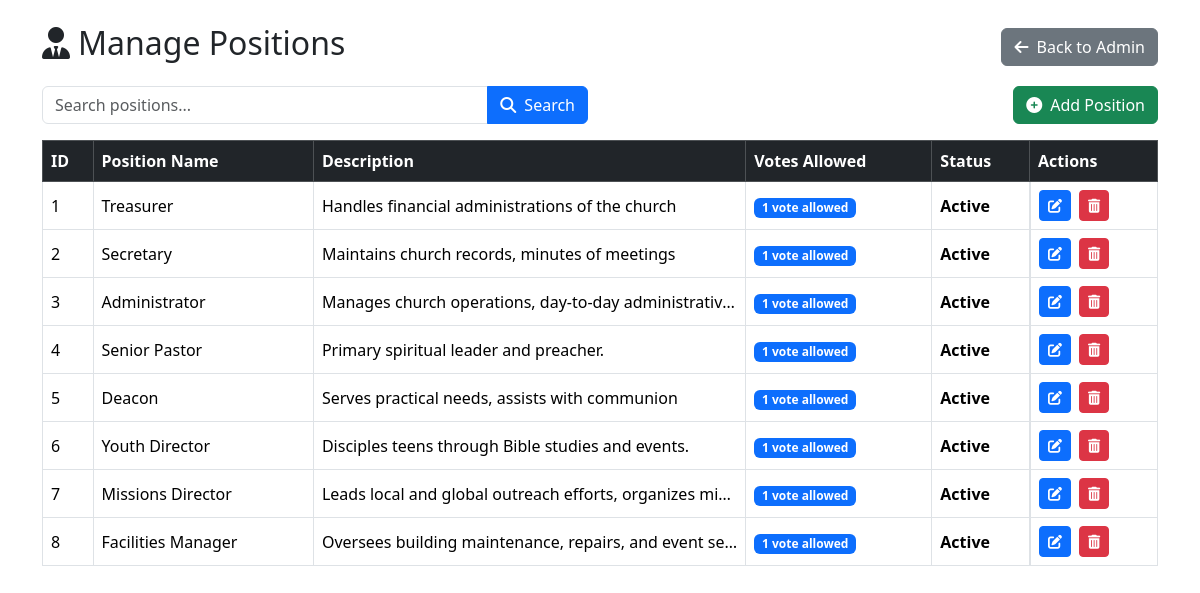
Page /admin/position.php on the committed database.
### tables this page shows
CREATE TABLE `positions` (
  `PositionID` int(11) NOT NULL,
  `PositionName` varchar(100) DEFAULT NULL,
  `Description` text NOT NULL,
  `Status` enum('active','inactive') DEFAULT 'active',
  `VotesAllowed` int(11) NOT NULL DEFAULT 1
);

### admin/position.php (the view, shortened to what this page needs)
<?php
require_once 'includes/config.php';
$search = isset($_GET['search']) ? $_GET['search'] : '';
$whereClause = '';
$query = "SELECT PositionID, PositionName, Description, VotesAllowed, Status FROM positions $whereClause ORDER BY PositionID";
$result = $conn->query($query);
?>
<!DOCTYPE html>
<html lang="en" data-bs-theme="light">
<head>
    <link href="https://cdn.jsdelivr.net/npm/bootstrap@5.3.2/dist/css/bootstrap.min.css" rel="stylesheet">
    <link href="https://cdn.jsdelivr.net/npm/bootstrap-icons@1.10.0/font/bootstrap-icons.css" rel="stylesheet">
    <link href="https://cdnjs.cloudflare.com/ajax/libs/font-awesome/6.4.0/css/all.min.css" rel="stylesheet">
</head>
<body>
    <div class="container mt-4">
        <div class="d-flex justify-content-between align-items-center mb-3">
            <h2><i class="fas fa-user-tie me-2"></i>Manage Positions</h2>
            <div class="d-flex gap-2">
                <a href="dashboard.php" class="btn btn-secondary">
                    <i class="fas fa-arrow-left me-1"></i> Back to Admin
                </a>
            </div>
        </div>
        <div class="row mb-3">
            <div class="col-md-6">
                <form class="input-group" method="GET">
                    <input type="text" name="search" class="form-control" placeholder="Search positions..." value="<?= htmlspecialchars($search) ?>">
                    <button class="btn btn-primary"><i class="fas fa-search me-1"></i> Search</button>
                </form>
            </div>
            <div class="col-md-6 text-end">
                <button class="btn btn-success" data-bs-toggle="modal" data-bs-target="#addPositionModal">
                    <i class="fas fa-plus-circle me-1"></i> Add Position
                </button>
            </div>
        </div>
        <div class="table-responsive">
            <table class="table table-bordered table-hover align-middle">
                <thead class="table-dark">
                    <tr>
                        <th>ID</th>
                        <th>Position Name</th>
                        <th>Description</th>
                        <th>Votes Allowed</th>
                        <th>Status</th>
                        <th>Actions</th>
                    </tr>
                </thead>
                <tbody>
                    <?php if ($result->num_rows > 0): ?>
                        <?php while ($row = $result->fetch_assoc()): ?>
                            <tr>
                                <td><?= $row['PositionID'] ?></td>
                                <td><?= htmlspecialchars($row['PositionName']) ?></td>
                                <td class="description-cell" title="<?= htmlspecialchars($row['Description']) ?>">
                                    <?= !empty($row['Description']) ? htmlspecialchars($row['Description']) : '<span class="text-muted">No description</span>' ?>
                                </td>
                                <td>
                                    <span class="badge bg-primary votes-allowed-badge">
                                        <?= $row['VotesAllowed'] ?> vote<?= $row['VotesAllowed'] != 1 ? 's' : '' ?> allowed
                                    </span>
                                </td>
                                <td class="status-<?= strtolower($row['Status']) ?>">
                                    <?= ucfirst($row['Status']) ?>
                                </td>
                                <td class="d-flex gap-2">
                                    <a href="plugin/edit_position.php?id=<?= $row['PositionID'] ?>" class="btn btn-sm btn-primary" title="Edit">
                                        <i class="fas fa-edit"></i>
                                    </a>
                                    <?php if ($row['Status'] === 'active'): ?>
                                        <a href="plugin/delete_position.php?id=<?= $row['PositionID'] ?>" class="btn btn-sm btn-danger" title="Delete" onclick="return confirm('Are you sure you want to deactivate this position?')">
                                            <i class="fas fa-trash-alt"></i>
                                        </a>
                                    <?php else: ?>
                                        <a href="plugin/reactivate_position.php?id=<?= $row['PositionID'] ?>" class="btn btn-sm btn-success" title="Reactivate" onclick="return confirm('Are you sure you want to reactivate this position?')">
                                            <i class="fas fa-toggle-on"></i>
                                        </a>
                                    <?php endif; ?>
                                </td>
                            </tr>
                        <?php endwhile; ?>
                    <?php endif; ?>
                </tbody>
            </table>
        </div>
    </div>
</body>
</html>

### admin/position.php (style rules this page uses)
.status-active { color: green; font-weight: bold; }
.btn-sm { padding: 0.25rem 0.5rem; font-size: 0.875rem; }
.description-cell { max-width: 300px; white-space: nowrap; overflow: hidden; text-overflow: ellipsis; }
.votes-allowed-badge { font-size: 0.75rem; }

### rows in the picture
positions: PositionID "1", PositionName "Treasurer", Description "Handles financial administrations of the church", VotesAllowed "1", Status "Active"
positions: PositionID "2", PositionName "Secretary", Description "Maintains church records, minutes of meetings", VotesAllowed "1", Status "Active"
positions: PositionID "3", PositionName "Administrator", Description "Manages church operations, day-to-day administrativ…", VotesAllowed "1", Status "Active"
positions: PositionID "4", PositionName "Senior Pastor", Description "Primary spiritual leader and preacher.", VotesAllowed "1", Status "Active"
positions: PositionID "5", PositionName "Deacon", Description "Serves practical needs, assists with communion", VotesAllowed "1", Status "Active"
positions: PositionID "6", PositionName "Youth Director", Description "Disciples teens through Bible studies and events.", VotesAllowed "1", Status "Active"
positions: PositionID "7", PositionName "Missions Director", Description "Leads local and global outreach efforts, organizes mi…", VotesAllowed "1", Status "Active"
positions: PositionID "8", PositionName "Facilities Manager", Description "Oversees building maintenance, repairs, and event se…", VotesAllowed "1", Status "Active"
